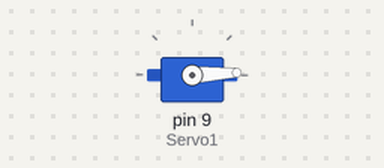
Recording of a sketch running on a simulated Arduino Uno, built with avr-gcc and run on an emulated ATmega328P. On the bench: servo.

Above: at 0.05 s.
At 1.3 s:
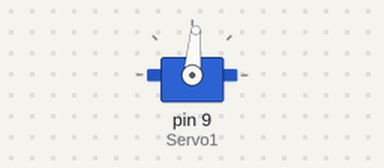
At 2.6 s:
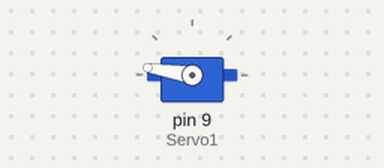
At 5.2 s:
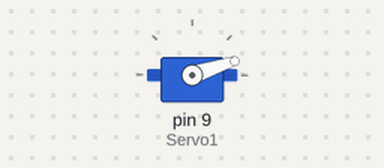
Timing chart, 0 to 7.1 s (numbered marks = the images above):
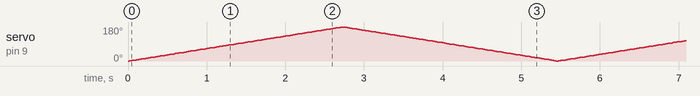

The sketch:

Control_servomoteur.ino
```cpp
#include <Servo.h>

Servo Servo1;

void setup() {
  // put your setup code here, to run once:
  Servo1.attach(9);
}

void loop() {
  // put your main code here, to run repeatedly:

  // Fait bouger le bras de 0° à 180°
  for (int position = 0; position <= 180; position++) {
    Servo1.write(position);
    delay(15);
  }

  // Fait bouger le bras de 180° à 10°
  for (int position = 180; position >= 0; position--) {
    Servo1.write(position);
    delay(15);
  }
}
```
